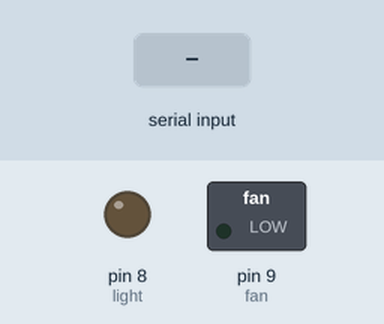
This sketch was run on a simulated Arduino Uno, built with avr-gcc and run on an emulated ATmega328P. Shown: switched loads named in the sketch (green lamp = pin HIGH), output pins drawn as LEDs (lit = HIGH). The test bench sets the inputs (shaded band).

Above: at 1.2 s.
1.3 s: "L" received over Serial
At 2.5 s:
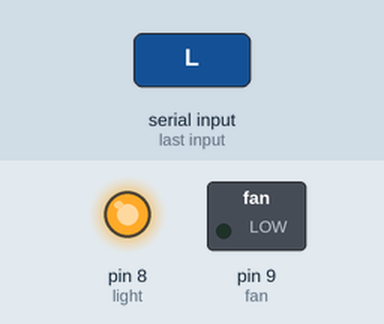
2.8 s: "F" received over Serial
At 3.8 s:
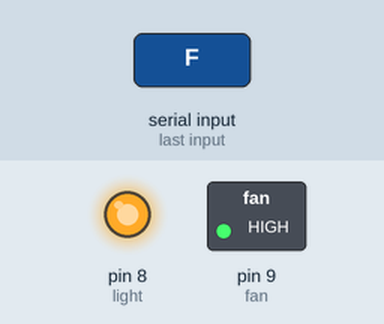
4.3 s: "l" received over Serial
At 5.0 s:
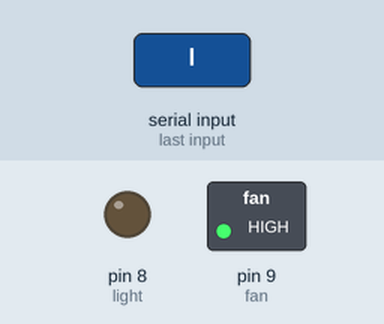
5.8 s: "f" received over Serial
At 6.1 s:
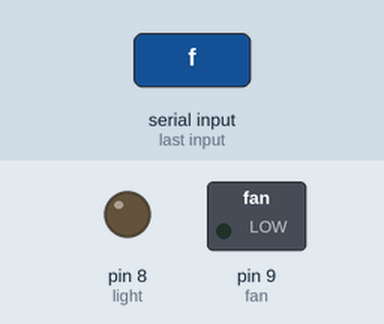
Timing chart, 0 to 8.3 s (numbered marks = the images above; inputs shaded):
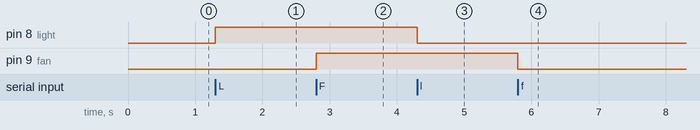

The sketch:

arduino_code.ino
```cpp
int light = 8;
int fan = 9;

void setup() {
  pinMode(light, OUTPUT);
  pinMode(fan, OUTPUT);
  Serial.begin(9600);
}

void loop() {
  if (Serial.available()) {
    char cmd = Serial.read();

    if (cmd == 'L') digitalWrite(light, HIGH);   // Light ON
    if (cmd == 'l') digitalWrite(light, LOW);    // Light OFF
    if (cmd == 'F') digitalWrite(fan, HIGH);     // Fan ON
    if (cmd == 'f') digitalWrite(fan, LOW);      // Fan OFF
  }
}
```

Measured:
- after the input at 1.3 s, pin 8 (light): LOW → HIGH at once
- after the input at 2.8 s, pin 9 (fan): LOW → HIGH at once
- after the input at 4.3 s, pin 8 (light): HIGH → LOW at once
- after the input at 5.8 s, pin 9 (fan): HIGH → LOW at once
